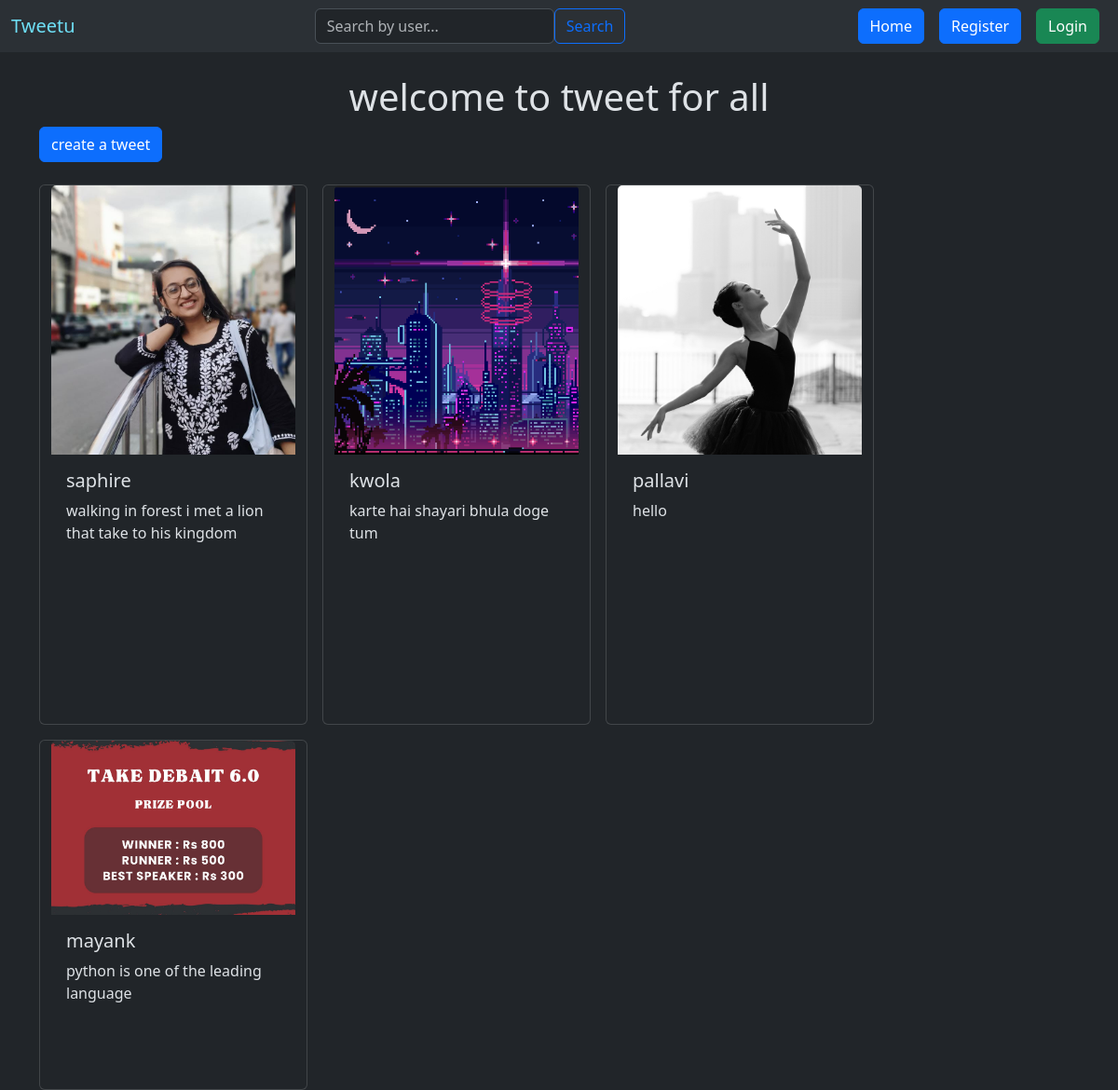
The page / on the database its author committed.
### tweet/models.py (models this page shows, shortened)
class Tweet(models.Model):
    user = models.ForeignKey(User, on_delete=models.CASCADE)
    text = models.TextField(max_length=250)
    photo = models.ImageField(upload_to='photos/',blank=True, null=True)
    created_at = models.DateTimeField(auto_now_add=True)
    updated_at = models.DateTimeField(auto_now=True)

### tweet/views.py (the view)
# urls.py: path('',views.tweet_list, name='tweet_list'),
def tweet_list(request):
    tweets = Tweet.objects.all().order_by('-created_at')
    return render(request,'tweet_list.html',{'tweets':tweets})

### tweet/templates/tweet_list.html (shortened to what this page needs)
{% extends 'layout.html' %}
{% block content %}
<h1 class="text-center mt-4">welcome to tweet for all</h1>
<a  class = "btn btn-primary mb-4" href="{% url 'create_tweet' %}">
    create a tweet
</a>
<div class="container row gap-3">
    {% for tweet in tweets %}
    <div class="card" style="width: 18rem;">
        <img src="{{tweet.photo.url}}" class="card-img-top" alt="Tweet Image" style="object-fit: cover; height: 50%;">
        <div class="card-body">
          <h5 class="card-title">{{tweet.user.username}}</h5>
          <p class="card-text">{{tweet.text}}</p>
        </div>
      </div>
    {% endfor %}
</div>
{% endblock %}

### templates/layout.html (shortened to what this page needs)
<!DOCTYPE html>
<html lang="en" data-bs-theme="dark">
<head>
    <link href="https://cdn.jsdelivr.net/npm/bootstrap@5.3.3/dist/css/bootstrap.min.css" rel="stylesheet">
</head>
<body>
    <nav class="navbar navbar-expand-lg bg-body-tertiary">
        <div class="container-fluid">
            <a class="navbar-brand text-info-emphasis" href="#">Tweetu</a>
            <div class="d-flex justify-content-center w-100">
                <form method="get" action="{% url 'searched_tweet' %}" class="d-flex">
                    <input type="text" name="search" placeholder="Search by user..." value="{{ query }}" class="form-control">
                    <button type="submit" class="btn btn-outline-primary">Search</button>
                </form>
            </div>
                           <a href="{% url 'tweet_list' %}" class="btn btn-primary mx-2"> Home</a>
                {% if user.is_authenticated %}
                <form method="post" action="{% url 'logout' %}" class="d-inline">
                    {% csrf_token %}
                    <button class="btn btn-danger" type="submit">Logout</button>
                </form>
                {% else %}
                <a href="{% url 'register' %}" class="btn btn-primary mx-2">Register</a>
                <a href="{% url 'login' %}" class="btn btn-success mx-2">Login</a>
                {% endif %}
            </div>
    </nav>
    <div class="container">
        {% block content %}{% endblock %}
    </div>
</body>
</html>

### rows shown on the page
Tweet: photo (picture), user.username "saphire", text "walking in forest i met a lion that take to his kingdom"
Tweet: photo (picture), user.username "kwola", text "karte hai shayari bhula doge tum"
Tweet: photo (picture), user.username "pallavi", text "hello"
Tweet: photo (picture), user.username "mayank", text "python is one of the leading language"
